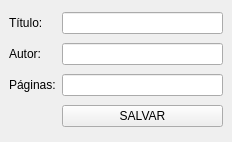
<?xml version="1.0" encoding="UTF-8"?>
<ui version="4.0">
 <class>Janela</class>
 <widget class="QMainWindow" name="Janela">
  <property name="geometry">
   <rect>
    <x>0</x>
    <y>0</y>
    <width>232</width>
    <height>142</height>
   </rect>
  </property>
  <property name="windowTitle">
   <string>Cadastro de Livro</string>
  </property>
  <widget class="QWidget" name="centralwidget">
   <layout class="QGridLayout" name="gridLayout">
    <item row="0" column="0">
     <widget class="QLabel" name="label_titulo">
      <property name="text">
       <string>Título:</string>
      </property>
     </widget>
    </item>
    <item row="0" column="1">
     <widget class="QLineEdit" name="lineEdit_titulo"/>
    </item>
    <item row="1" column="0">
     <widget class="QLabel" name="label_autor">
      <property name="text">
       <string>Autor:</string>
      </property>
     </widget>
    </item>
    <item row="1" column="1">
     <widget class="QLineEdit" name="lineEdit_autor"/>
    </item>
    <item row="2" column="0">
     <widget class="QLabel" name="label_paginas">
      <property name="text">
       <string>Páginas:</string>
      </property>
     </widget>
    </item>
    <item row="2" column="1">
     <widget class="QLineEdit" name="lineEdit_paginas"/>
    </item>
    <item row="3" column="1">
     <widget class="QPushButton" name="pushButton_salvar">
      <property name="text">
       <string>SALVAR</string>
      </property>
     </widget>
    </item>
   </layout>
  </widget>
 </widget>
 <resources/>
 <connections/>
</ui>
